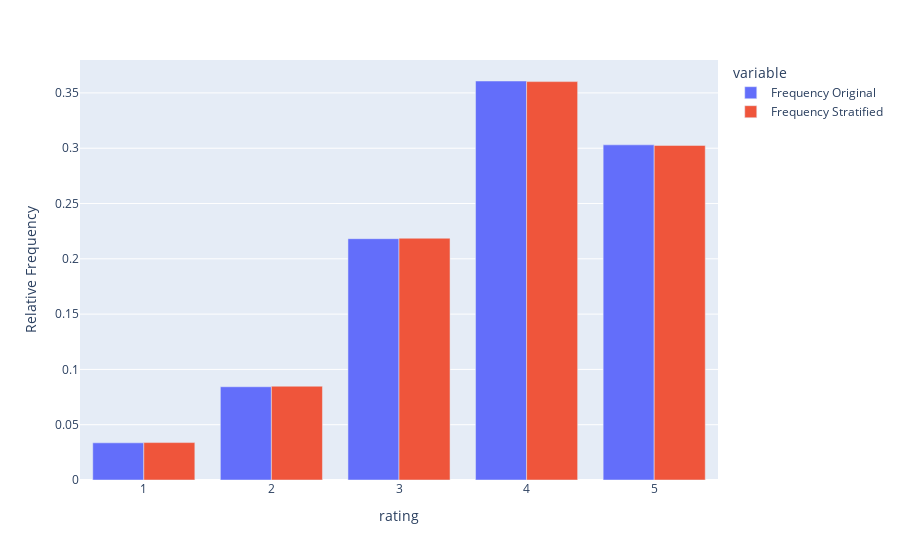

The code cell stored with this chart in its notebook:
### Markdown cell above
We can ensure that the data was stratified properly by making a side-by-side bar graph of the relative frequency of the rating in the original and subset dataframes. We see that the relative frequencies match closely.

### Code cell
# Get relative frequencies based on total amount of rows
grouped_df['frequency'] = grouped_df['frequency'] / grouped_df['frequency'].sum()
grouped_df_2['frequency'] = grouped_df_2['frequency'] / grouped_df_2['frequency'].sum()

# Merge the dataframes into one dataframe based on rating
df_combined = pd.merge(grouped_df, grouped_df_2, on='rating')

# Make the side-by-side bar chart
fig = px.bar(df_combined, x='rating', y=['frequency_x', 'frequency_y'], barmode='group',
             labels={'value': 'Relative Frequency'})

# Change the labels of the variables
fig.data[0].name = "Frequency Original"
fig.data[0].hovertemplate = "Frequency Original: %{y}"
fig.data[1].name = "Frequency Stratified"
fig.data[1].hovertemplate = "Frequency Stratified: %{y}"
    
fig.show('plotly_mimetype')

#fig.write_image('stratified.png')

### Figure 1 — Plotly figure (JSON) as saved in the notebook; plotly's stock layout.template omitted (floating-point values rounded to 4 significant figures)
{"data": [{"alignmentgroup": "True", "hovertemplate": "Frequency Original: %{y}", "legendgroup": "frequency_x", "marker": {"color": "#636efa", "pattern": {"shape": ""}}, "name": "Frequency Original", "offsetgroup": "frequency_x", "orientation": "v", "showlegend": true, "textposition": "auto", "type": "bar", "x": [1, 2, 3, 4, 5], "xaxis": "x", "y": [0.03362, 0.08432, 0.2182, 0.3608, 0.3031], "yaxis": "y"}, {"alignmentgroup": "True", "hovertemplate": "Frequency Stratified: %{y}", "legendgroup": "frequency_y", "marker": {"color": "#EF553B", "pattern": {"shape": ""}}, "name": "Frequency Stratified", "offsetgroup": "frequency_y", "orientation": "v", "showlegend": true, "textposition": "auto", "type": "bar", "x": [1, 2, 3, 4, 5], "xaxis": "x", "y": [0.03382, 0.08481, 0.2186, 0.3602, 0.3025], "yaxis": "y"}], "layout": {"autosize": true, "barmode": "group", "legend": {"title": {"text": "variable"}, "tracegroupgap": 0}, "margin": {"t": 60}, "xaxis": {"anchor": "y", "autorange": true, "domain": [0, 1], "range": [0.5, 5.5], "title": {"text": "rating"}, "type": "linear"}, "yaxis": {"anchor": "x", "autorange": true, "domain": [0, 1], "range": [0, 0.3798], "title": {"text": "Relative Frequency"}, "type": "linear"}}}
